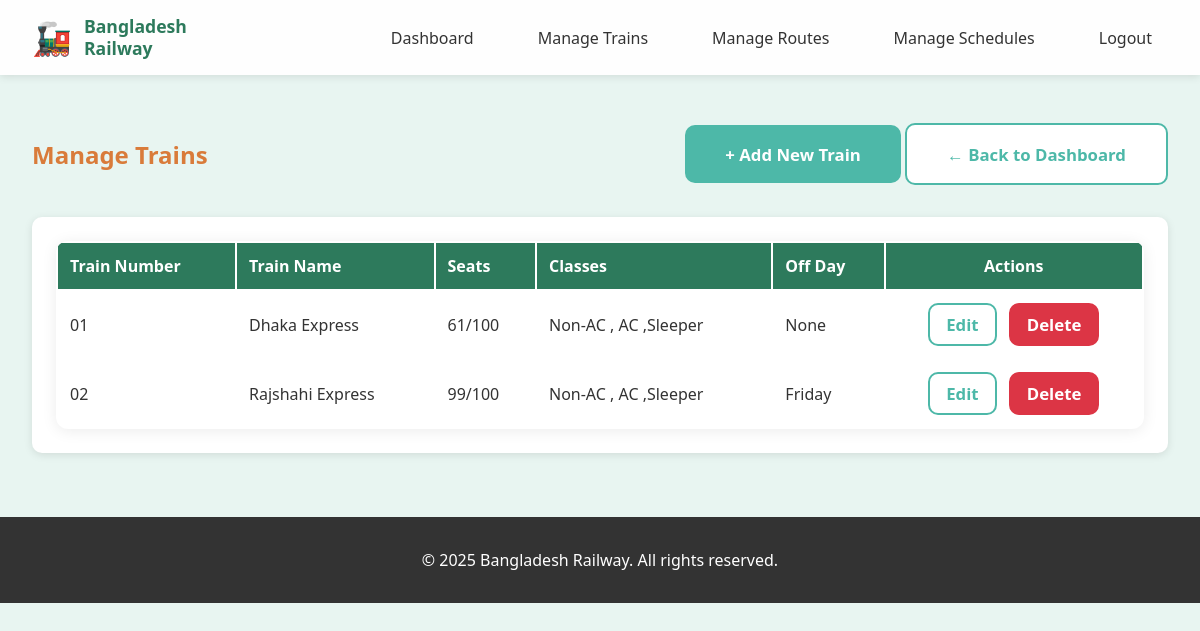
Page /manage/trains/ (signed in) on the earlier database version.
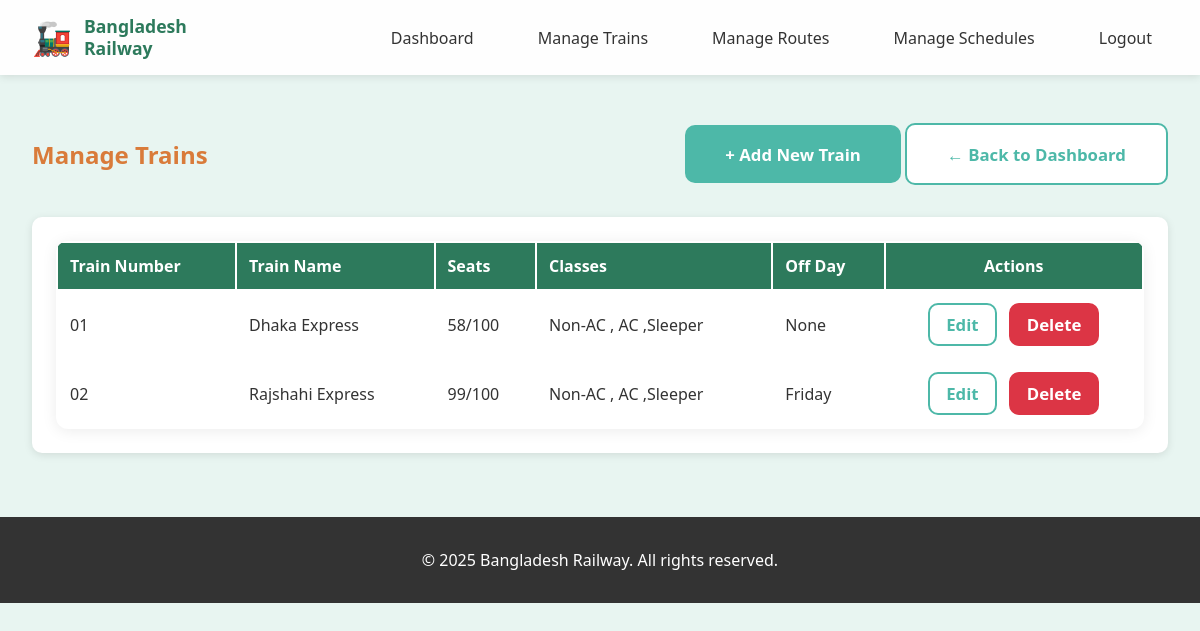
Same page on the later database version.
### trains/models.py (models this page shows, shortened)
class Train(models.Model):
    CLASS_CHOICES = (
        ('AC', 'Air Conditioned'),
        ('Non-AC', 'Non Air Conditioned'),
        ('Sleeper', 'Sleeper'),
    )
    train_number = models.CharField(max_length=10, unique=True)
    train_name = models.CharField(max_length=100)
    total_seats = models.IntegerField(default=100, help_text="Total seats available")
    available_seats = models.IntegerField(default=100, help_text="Currently available seats")
    total_coaches = models.IntegerField(default=10)
    classes_available = models.CharField(max_length=100, help_text="e.g., AC,Non-AC,Sleeper")
    off_day = models.CharField(max_length=50, blank=True, null=True,
                                help_text="Days when train doesn't run (e.g., Sunday)")
    class Meta:
        ordering = ['train_name']
        verbose_name = 'Train'
        verbose_name_plural = 'Trains'

### trains/views.py (the view)
    @login_required
    def wrapper(request, *args, **kwargs):
        if not request.user.is_admin_user():
            messages.error(request, 'Access denied! Admin only.')
            return redirect('trains:home')
        return view_func(request, *args, **kwargs)

### accounts/models.py (called while the page is built)
    def is_admin_user(self):
        return self.role == 'admin'

### trains/views.py (called while the page is built)
def admin_required(view_func):
    @login_required
    def wrapper(request, *args, **kwargs):
        if not request.user.is_admin_user():
            messages.error(request, 'Access denied! Admin only.')
            return redirect('trains:home')
        return view_func(request, *args, **kwargs)
    return wrapper

@admin_required
def admin_train_list(request):
    trains = Train.objects.all()
    return render(request, 'trains/admin/train_list.html', {'trains': trains})

### templates/trains/admin/train_list.html (shortened to what this page needs)
{% extends 'base.html' %}
{% block content %}
<div class="container">
    <div style="display: flex; justify-content: space-between; align-items: center; margin: 2rem 0;">
        <h2 style="color: #D97B3A;">Manage Trains</h2>
        <div>
            <a href="{% url 'trains:admin_train_add' %}" class="btn btn-success">+ Add New Train</a>
            <a href="{% url 'accounts:admin_dashboard' %}" class="btn btn-outline">← Back to Dashboard</a>
        </div>
    </div>
    <div style="background: white; padding: 1.5rem; border-radius: 10px; box-shadow: 0 2px 8px rgba(0,0,0,0.1);">
        <table style="width: 100%;">
            <thead>
                <tr style="border-bottom: 2px solid #E0E0E0;">
                    <th style="padding: 0.75rem; text-align: left;">Train Number</th>
                    <th style="padding: 0.75rem; text-align: left;">Train Name</th>
                    <th style="padding: 0.75rem; text-align: left;">Seats</th>
                    <th style="padding: 0.75rem; text-align: left;">Classes</th>
                    <th style="padding: 0.75rem; text-align: left;">Off Day</th>
                    <th style="padding: 0.75rem; text-align: center;">Actions</th>
                </tr>
            </thead>
            <tbody>
                {% for train in trains %}
                <tr style="border-bottom: 1px solid #E0E0E0;">
                    <td style="padding: 0.75rem;">{{ train.train_number }}</td>
                    <td style="padding: 0.75rem;">{{ train.train_name }}</td>
                    <td style="padding: 0.75rem;">{{ train.available_seats }}/{{ train.total_seats }}</td>
                    <td style="padding: 0.75rem;">{{ train.classes_available }}</td>
                    <td style="padding: 0.75rem;">{{ train.off_day|default:"None" }}</td>
                    <td style="padding: 0.75rem; text-align: center;">
                        <a href="{% url 'trains:admin_train_edit' train.id %}" class="btn btn-outline"
                            style="padding: 0.5rem 1rem; margin-right: 0.5rem;">Edit</a>
                        <a href="{% url 'trains:admin_train_delete' train.id %}" class="btn btn-outline"
                            style="padding: 0.5rem 1rem; background: #dc3545; color: white; border-color: #dc3545;"
                            onclick="return confirm('Delete this train?')">Delete</a>
                    </td>
                </tr>
                {% empty %}
                <tr>
                    <td colspan="6" style="padding: 2rem; text-align: center; color: #666;">No trains found. Add your
                        first train!</td>
                </tr>
                {% endfor %}
            </tbody>
        </table>
    </div>
</div>
{% endblock %}

Differences in the rows shown:
changed Train "Dhaka Express": available_seats "61" → "58"
